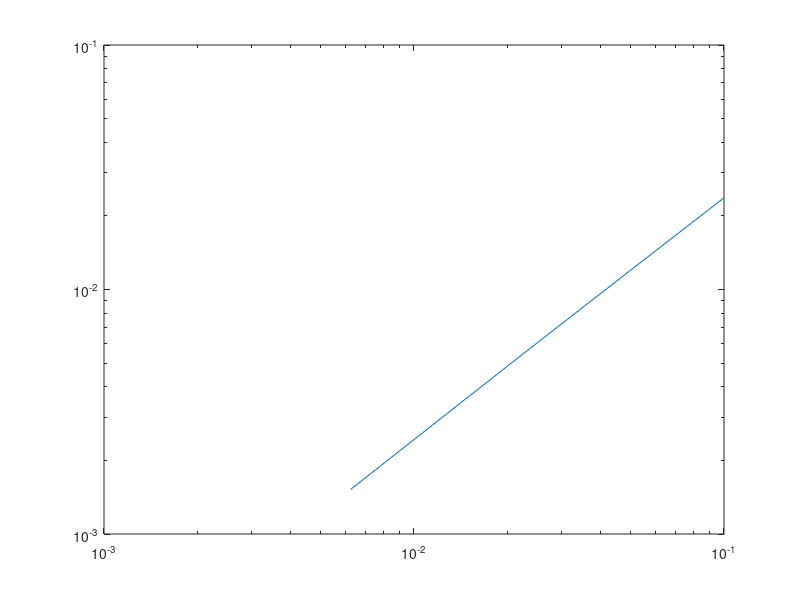

Here is the MATLAB script that generated this plot:
clc;
close all;
clear all;

% nonlinear euler
dt_1_norm = 0.0237145;
dt_05_norm = 0.012002;
dt_0250_norm = 0.00606097;
dt_0125_norm = 0.00304016;
dt_00625_norm = 0.00152262;

%euler vs euler
% dt_1_norm = 0.0229739;
% dt_05_norm = 0.0112519;
% dt_0250_norm = 0.00530539;
% dt_0125_norm = 0.00228075;
% dt_00625_norm = 0.00076038;

norms = [dt_1_norm, dt_05_norm, dt_0250_norm, dt_0125_norm, dt_00625_norm];
k = 1:length(norms);
fit1 = polyfit(k, log2(norms), 1);

times = [0.1, 0.05, 0.0250, 0.0125, 0.00625];
figure;
loglog(times, norms)